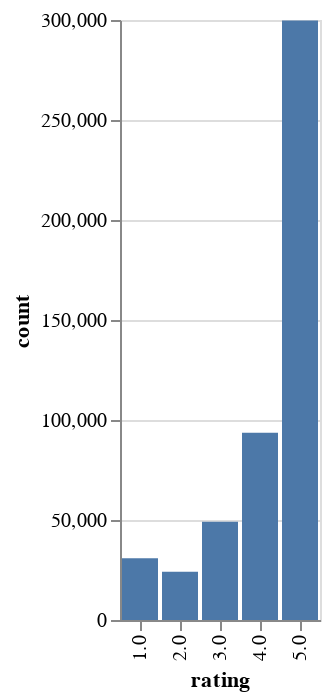

Notebook source saved alongside this figure:
### Code cell
# visualizing the data with altair
rating_counts = Counter(df['overall'])
ratings = [str(i) for i in list(rating_counts.keys())] 
counts = list(rating_counts.values())

# creating a sub-dataframe for altair visualization
chart_data = pd.DataFrame({'rating':ratings, 'count':counts})
chart = alt.Chart(chart_data).mark_bar().encode(x='rating', y='count').interactive()
chart

### Figure 1 — Vega-Lite specification as saved in the notebook (floating-point values rounded to 4 significant figures)
{"config": {"view": {"continuousWidth": 400, "continuousHeight": 300}}, "data": {"name": "data-5282dc0a94c53c120a42d8a9ec9c6ce0"}, "mark": "bar", "encoding": {"x": {"type": "nominal", "field": "rating"}, "y": {"type": "quantitative", "field": "count"}}, "selection": {"selector001": {"type": "interval", "bind": "scales", "encodings": ["x", "y"]}}, "$schema": "https://vega.github.io/schema/vega-lite/v4.8.1.json", "datasets": {"data-5282dc0a94c53c120a42d8a9ec9c6ce0": [{"rating": "5.0", "count": 299759}, {"rating": "4.0", "count": 93654}, {"rating": "3.0", "count": 49146}, {"rating": "2.0", "count": 24135}, {"rating": "1.0", "count": 30883}]}}
